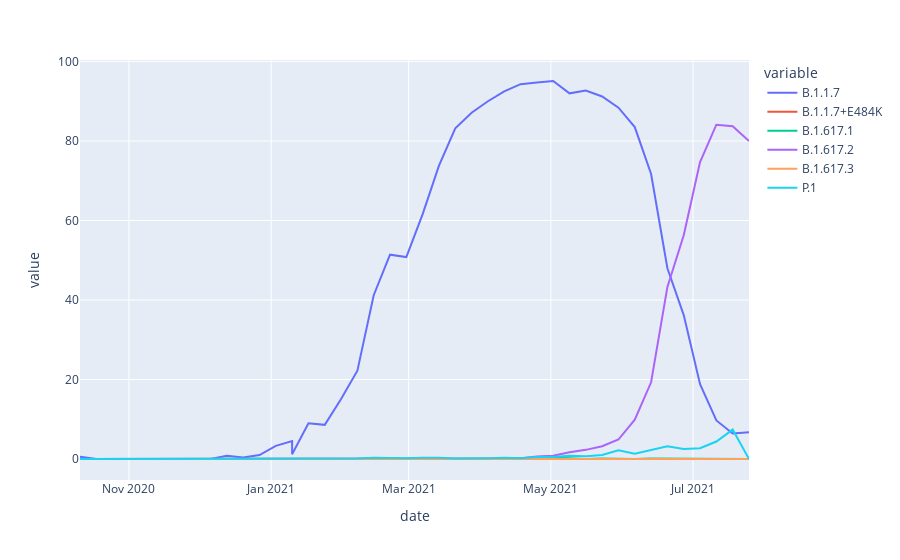

The code cell stored with this chart in its notebook:
### Markdown cell above
### Plot for visualzing all the covid variants of concern

It can be seen that there is a significant increase in the delta variant (B.1.617.2) in the last few months in Germany

### Code cell
variant_plot_df = variants_germany_pt.set_index('year_week')
variant_plot_df.columns = variant_plot_df.columns.droplevel(0)
variant_plot_df = variant_plot_df.reset_index()
variant_plot_df['date'] = pd.to_datetime(variant_plot_df['year_week']+'0',format='%Y-%W%w')
variant_plot_df.plot(x=variant_plot_df.date,y=['B.1.1.7','B.1.1.7+E484K','B.1.617.1','B.1.617.2','B.1.617.3','P.1'],kind='line')
